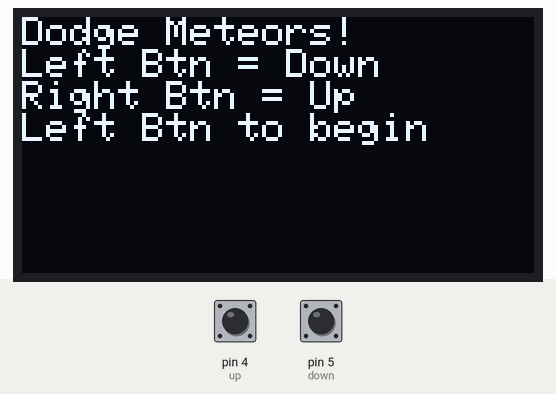
Bench run of a sketch on a simulated Arduino Uno, built with avr-gcc and run on an emulated ATmega328P. Shown: 128×64 one-colour display. The inputs (shaded band) are chosen by the test bench; at power-on: pin 5 (down) HIGH, pin 4 (up) HIGH. Random numbers use the default seed unless the sketch sets one. At 9.3 s the program stops and its outputs stay as they are.

Above: at 0.8 s.
0.9 s: pin 5 (down) pulled LOW for 0.15 s
At 2.4 s:
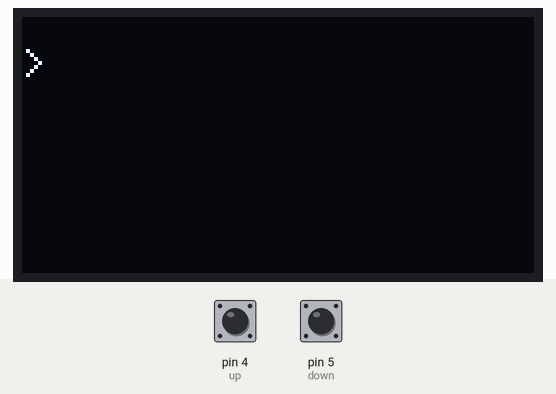
At 3.95 s:
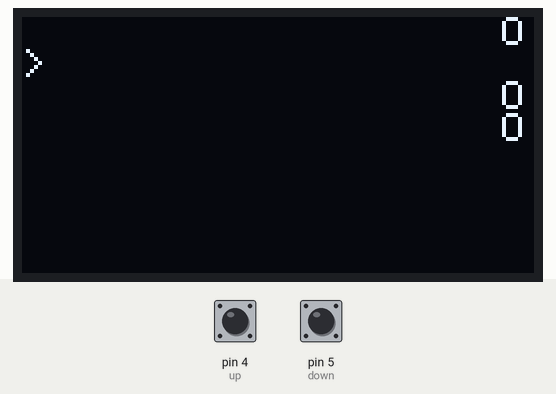
4.0 s: pin 4 (up) pulled LOW for 0.15 s
At 9.5 s:
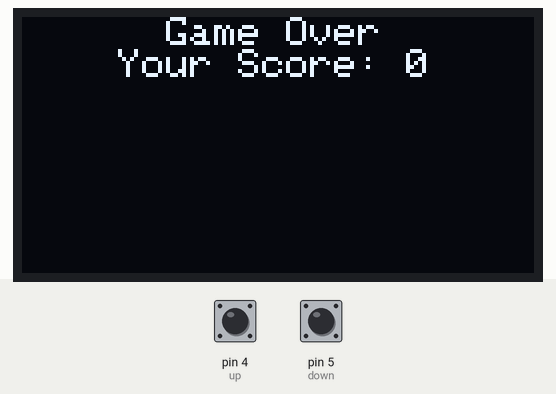
Timing chart, 0 to 10.8 s (numbered marks = the images above; inputs shaded):
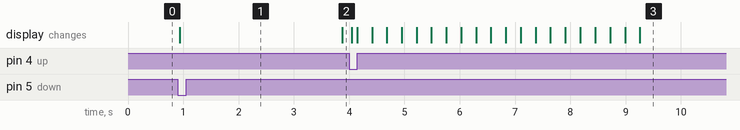

The sketch:

Project_3.ino
```cpp
#include <SPI.h>
#include <Wire.h>
#include <Adafruit_GFX.h>
#include <Adafruit_SSD1306.h>

//setting up for OLED display
#define OLED_MOSI   9
#define OLED_CLK   10
#define OLED_DC    11
#define OLED_CS    12
#define OLED_RESET 13
Adafruit_SSD1306 display(OLED_MOSI, OLED_CLK, OLED_DC, OLED_RESET, OLED_CS);

//pin numbers
int up = 4;
int down = 5;

//ship characteristics
int yPos = 0;
int pressed = 0;
//game state
int board[21][4];
long prevTime = 0;
long interval = 250;
int numUpdates = 0;
int meteorsDodged = 0;


void setup()   {
  //set pinmodes
  pinMode(up, INPUT_PULLUP);
  pinMode(down, INPUT_PULLUP);

  //put ship at 0,0
  board[0][0] = 1;

  //begin to display
  Serial.begin(9600);
  display.begin(SSD1306_SWITCHCAPVCC);
  //seed random
  randomSeed(analogRead(0));
  //minor display set up
  display.setTextSize(1);
  display.setTextColor(WHITE);
  display.clearDisplay();

  //start info
  display.setCursor(0, 0);
  display.println("Dodge Meteors!");
  display.println("Left Btn = Down");
  display.println("Right Btn = Up");
  display.println("Left Btn to begin");
  display.display();
  while (1) {
    if (digitalRead(down) == LOW) {
      break;
    }
  }
  display.clearDisplay();
}

void loop() {
  //get current time
  long currentTime = millis();

  //reads inputs
  if (digitalRead(up) == LOW && yPos > 0 && pressed == 0) {
    board[0][yPos] = 0;
    yPos -= 1;
    board[0][yPos] = 1;
    pressed = 1;
  }
  if (digitalRead(down) == LOW && yPos < 3 && pressed == 0) {
    board[0][yPos] = 0;
    yPos += 1;
    board[0][yPos] = 1;
    pressed = 1;
  }

  if (digitalRead(down) == HIGH && digitalRead(up) == HIGH) { //button has to be released beore you can move again
    pressed = 0;
  }

  //if time threshold is passed update board
  if (currentTime - prevTime >= interval) {
    prevTime = currentTime;
    updateBoard(); //updates board
    numUpdates += 1; // after 12 updates spawn new meteors
    if (numUpdates >= 12) {
      long r = random(3); // rolls to generate meteors based on random number
      //single spawn
      if (r == 0) {
        r = random(3); //random to figure out row to spawn
        spawnMeteor(r);
      }
      //double spawn
      if (r == 1) {
        r = random(3); //random to figure out row to spawn
        long scnd = random(3); //random to figure out 2nd row to spawn
        while (scnd == r) { //if rows are same generate new row until they arent
          scnd = random(3);
        }
        spawnMeteor(r);
        spawnMeteor(scnd);
      }
      //triple spawn
      if (r == 2) {
        r = random(3); // random number to figure out row that will NOT have a meteor in it
        spawnMeteorBut(r);
      }
      numUpdates = 0; //reset update counter
    }
  }

  printBoard();//print updated board
}

int updateBoard() { //updates the board to the next state
  for (int y = 0; y < 4; y++) {
    for (int  x = 0; x < 21; x++) {
      int pos = board[x][y];
      if (pos == 2) { //if position is meteor move it left one space
        board[x][y] = 0; //set old position to be empty
        if (x - 1 >= 0) { // if the meteor doesnt go off the board
          int nx = board[x - 1][y]; // move meteor to left one space
          board[x - 1][y] = 2;
          if (nx == 1) { //if next space is ship you lose
            while (1) { // endgame loop, prints your score
              display.clearDisplay();
              display.setCursor(0, 0);
              display.println("      Game Over");
              display.print("    Your Score: ");
              display.print(meteorsDodged);
              display.display();
            }
          }
        } else { //if meteor goes off board
          meteorsDodged += 1; //meteors dodged increased
          if (interval > 45) { //increase game speed by lowering refreseh increment up to 40ms per refresh
            interval -= 5;
          }
        }
      }
    }
  }
  return 0;
}

int printBoard() { //method to print board to display
  display.clearDisplay(); //guarantee that display is empty (shouldnt matter but is just a safeguard)
  display.setCursor(0, 0); // set curor back to top left
  for (int y = 0; y < 4; y++) {//loops through all xy coordinates
    for (int  x = 0; x < 21; x++) {
      int i = board[x][y];
      if (i == 0) { //if 2d array holds a 0 print an empty space
        display.print(" ");
      }
      if (i == 1) { // if 2d array holds a 1 print the ship >
        display.print(">");
      }
      if (i == 2) { // if 2d aray holds a 2 print a meteor O
        display.print("O");
      }
    }
  }
  display.display();// tells diplay to diplay new image
  display.clearDisplay();// clears display
  return 0;
}

int spawnMeteor(int row) { //spawns meteor in specified row
  board[20][row] = 2;
  return 0;
}

int spawnMeteorBut(int row) { // spawns meteor in every lane EXCEPT the specified row
  board[20][0] = 2;
  board[20][1] = 2;
  board[20][2] = 2;
  board[20][3] = 2;
  board[20][row] = 0;
}
```

Measured:
- after the input at 0.9 s, the display: changes at once (image 1)
